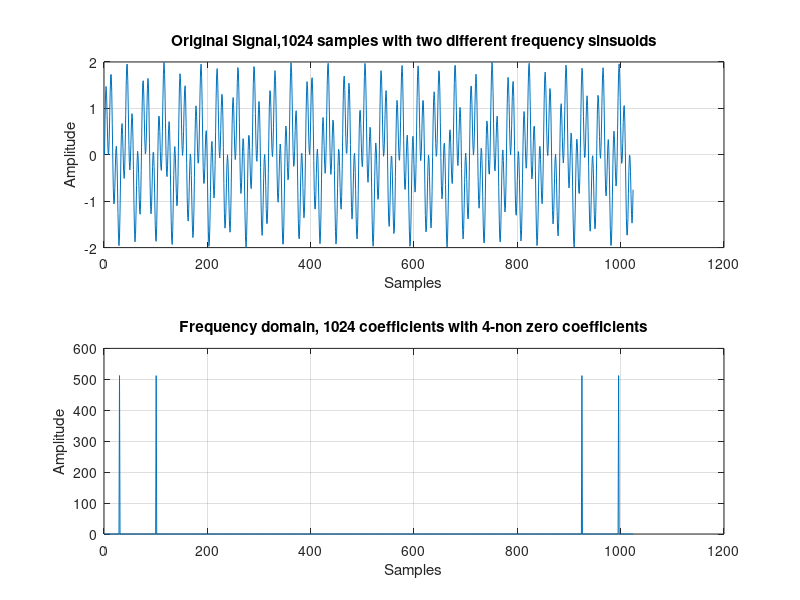

MATLAB code to generate this figure: (Note: this script raises an error after producing the figure.)
%Author: Osama Ullah Khan,
%        Phd Student, University of Michigan-Ann Arbor.
%        Email: oukhan@umich.edu
%        Version: 1.0
%
%This code demonstrate compressive sensing example. In this
%example the signal is sparse in frequency domain and random samples
%are taken in time domain.

close all;

%length of the signal
N=1024;

%Number of random observations to take
K=256;

%Discrete frequency of two sinusoids in the input signal
k1=29;
k2=100;

n=0:N-1;

%Sparse signal in frequency domain.
x=sin(2*pi*(k1/N)*n)+sin(2*pi*(k2/N)*n);


figure;
subplot(2,1,1);
plot(x)
grid on;
xlabel('Samples');
ylabel('Amplitude');
title('Original Signal,1024 samples with two different frequency sinsuoids');

xf=fft(x);

xfmag=10*log10(abs(xf));

subplot(2,1,2);
plot(abs(xf))
grid on;
xlabel('Samples');
ylabel('Amplitude');
title('Frequency domain, 1024 coefficients with 4-non zero coefficients');

%creating dft matrix
%B=dftmtx(N);
B=fft(eye(N));
Binv=inv(B);

%Taking DFT of the signal
xf=B*x';

%Selecting random rows of the DFT matrix
q=randperm(N);

%creating measurement matrix
A=Binv(q(1:K),:);

%taking random time measurements
y=(A*xf);

%Calculating Initial guess
x0=A'*y;

%Running the recovery Algorithm
tic
xp=l1eq_pd(x0,A,[],y,1e-5);
toc

%recovered signal in time domain
xprec=real(Binv*xp);

figure;
subplot(2,1,1)
plot(abs(xf))
grid on;
xlabel('Samples');
ylabel('Amplitude');
title('Original Signal, Discrete Fourier Transform');

subplot(2,1,2)
plot(abs(xp),'r')
grid on;
xlabel('Samples');
ylabel('Amplitude');
title(sprintf('Recovered Signal, Discrete Fourier Transform sampled with %d samples',K));

figure;
subplot(2,1,1);
plot(x)
grid on;
xlabel('Samples');
ylabel('Amplitude');
title('Original Signal,1024 samples with two different frequency sinsuoids');

subplot(2,1,2)
plot(xprec,'r')
grid on;
xlabel('Samples');
ylabel('Amplitude');
title(sprintf('Recovered Signal in Time Domain'));